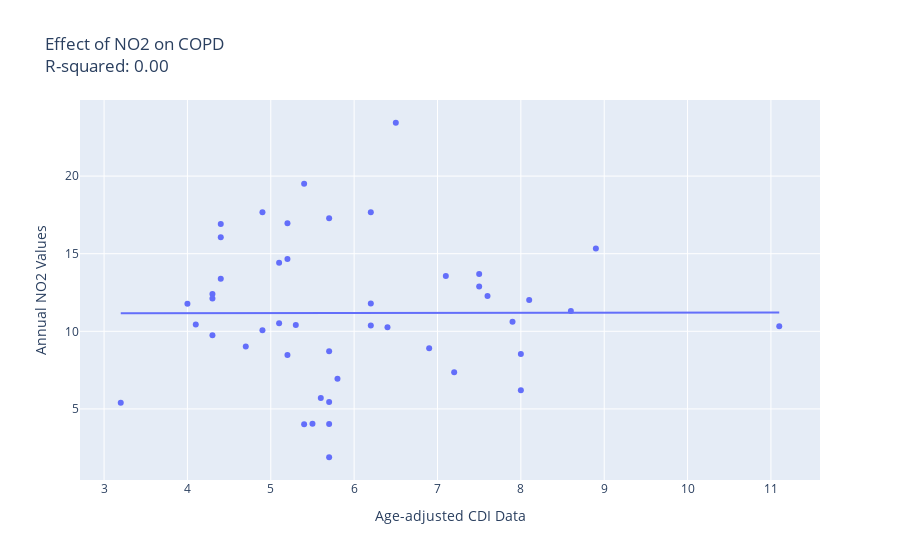

Notebook source saved alongside this figure:
### Code cell
## NO2 and COPD
plot_indiv_cdi('NO2', "COPD", copd_df)

### Figure 1 — Plotly figure (JSON) as saved in the notebook; plotly's stock layout.template omitted (floating-point values rounded to 4 significant figures)
{"data": [{"hovertemplate": "<b>%{hovertext}</b><br><br>Age-adjusted CDI Data=%{x}<br>Annual NO2 Values=%{y}<extra></extra>", "hovertext": ["Alabama", "Arizona", "Arkansas", "California", "Colorado", "Delaware", "Florida", "Georgia", "Hawaii", "Idaho", "Illinois", "Indiana", "Iowa", "Kansas", "Kentucky", "Louisiana", "Maine", "Maryland", "Massachusetts", "Michigan", "Minnesota", "Mississippi", "Missouri", "Montana", "Nevada", "New Hampshire", "New Jersey", "New Mexico", "New York", "North Carolina", "North Dakota", "Ohio", "Oklahoma", "Oregon", "Pennsylvania", "Rhode Island", "South Carolina", "South Dakota", "Tennessee", "Texas", "Utah", "Vermont", "Virginia", "Washington", "Wisconsin", "Wyoming"], "legendgroup": "", "marker": {"color": "#636efa", "symbol": "circle"}, "mode": "markers", "name": "", "orientation": "v", "showlegend": false, "type": "scatter", "x": [8.9, 5.4, 8.1, 5.1, 4.3, 5.2, 6.2, 6.2, 3.2, 5.2, 5.7, 7.6, 5.6, 5.8, 11.1, 8, 6.9, 4.4, 4, 7.5, 4.1, 8, 7.5, 5.7, 6.5, 5.7, 4.4, 4.3, 4.4, 5.7, 5.4, 7.1, 7.9, 5.1, 6.4, 6.2, 7.2, 5.7, 8.6, 4.9, 4.3, 5.2, 5.3, 4.9, 4.7, 5.5], "xaxis": "x", "y": [15.34, 19.5, 12.02, 14.41, 12.41, 14.66, 10.38, 17.67, 5.405, 16.96, 17.28, 12.27, 5.711, 6.94, 10.32, 8.544, 8.905, 13.38, 11.78, 13.69, 10.43, 6.199, 12.88, 1.886, 23.44, 4.031, 16.92, 9.743, 16.06, 8.716, 4.005, 13.56, 10.62, 10.53, 10.25, 11.79, 7.369, 5.44, 11.31, 10.07, 12.11, 8.47, 10.41, 17.67, 9.017, 4.047], "yaxis": "y"}, {"hovertemplate": "<b>OLS trendline</b><br>NO2 = 0.00555225 * DataValue + 11.1525<br>R<sup>2</sup>=0.000004<br><br>Age-adjusted CDI Data=%{x}<br>Annual NO2 Values=%{y} <b>(trend)</b><extra></extra>", "legendgroup": "", "marker": {"color": "#636efa", "symbol": "circle"}, "mode": "lines", "name": "", "showlegend": false, "type": "scatter", "x": [3.2, 4, 4.1, 4.3, 4.3, 4.3, 4.4, 4.4, 4.4, 4.7, 4.9, 4.9, 5.1, 5.1, 5.2, 5.2, 5.2, 5.3, 5.4, 5.4, 5.5, 5.6, 5.7, 5.7, 5.7, 5.7, 5.7, 5.8, 6.2, 6.2, 6.2, 6.4, 6.5, 6.9, 7.1, 7.2, 7.5, 7.5, 7.6, 7.9, 8, 8, 8.1, 8.6, 8.9, 11.1], "xaxis": "x", "y": [11.17, 11.17, 11.18, 11.18, 11.18, 11.18, 11.18, 11.18, 11.18, 11.18, 11.18, 11.18, 11.18, 11.18, 11.18, 11.18, 11.18, 11.18, 11.18, 11.18, 11.18, 11.18, 11.18, 11.18, 11.18, 11.18, 11.18, 11.18, 11.19, 11.19, 11.19, 11.19, 11.19, 11.19, 11.19, 11.19, 11.19, 11.19, 11.19, 11.2, 11.2, 11.2, 11.2, 11.2, 11.2, 11.21], "yaxis": "y"}], "layout": {"legend": {"tracegroupgap": 0}, "title": {"text": "Effect of NO2 on COPD<br>R-squared: 0.00"}, "xaxis": {"anchor": "y", "domain": [0, 1], "title": {"text": "Age-adjusted CDI Data"}}, "yaxis": {"anchor": "x", "domain": [0, 1], "title": {"text": "Annual NO2 Values"}}}}
